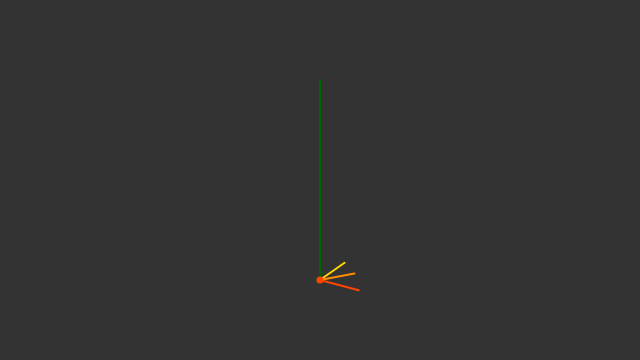
Frame 1 (no input)
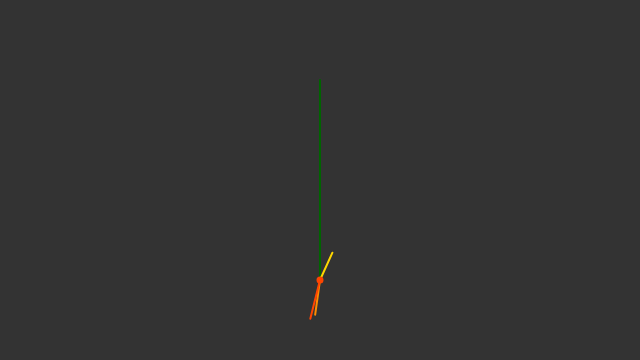
Frame 60 (no input)
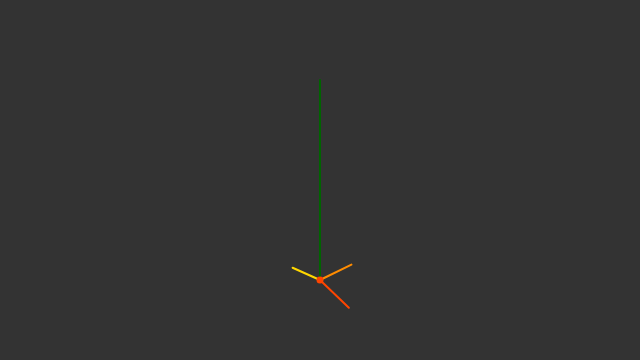
Frame 120 (the mouse pressed at the canvas centre since frame 60)

The p5.js sketch that drew these frames (run headless with seeded random() and noise() and a simulated clock; from frame 60 on, the mouse is pressed at the canvas centre):

// p5.js sketch
// ── sketch.js
//作品制作1
//参考例題 1-4: Vector multiplication
//

function setup() {
  createCanvas(640,360);
}

function draw() {
  background(51);

  c1 = color(255,215,0);//Gold
  c2 = color(255,140,0);//DarkOrange
  c3 = color(255,69,0);//OrangeRed
  c4 = color(0,100,0);//DarkGreen

  v1 = p5.Vector.random2D();
  v2 = p5.Vector.random2D();
  v3 = p5.Vector.random2D();
  v1.mult(30);
  v2.mult(35);
  v3.mult(40);


  translate(width/2,height/2+100);
  strokeWeight(2);
  stroke(c4);
  line(0,0,0,-200);//持ち手

  stroke(c1);
  line(0,0,v1.x,v1.y);//火花1

  stroke(c2);
  line(0,0,v2.x,v2.y);//火花2

  stroke(c3);
  line(0,0,v3.x,v3.y);//火花3

  fill(c3);
  ellipse(0,0,5);//火花中心
}
